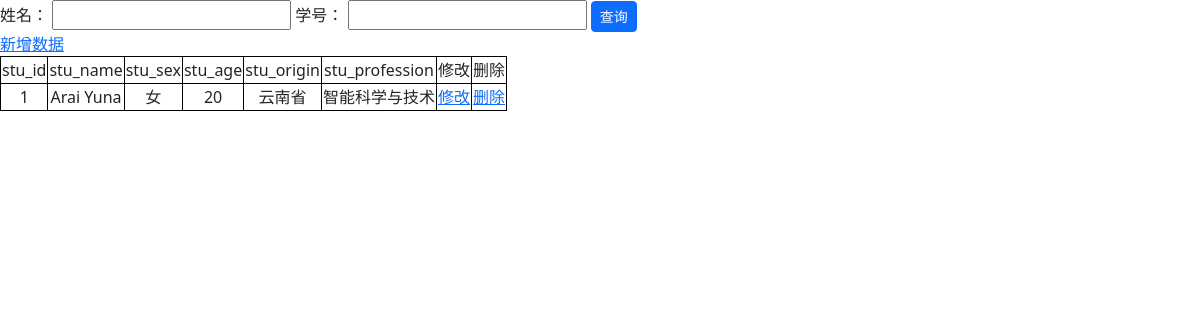
The app's page /?id=1 (signed in) with its own data.
### tables this page shows
CREATE TABLE student_info(
stu_id int primary key not null,
stu_name varchar(50) not null,
stu_sex char(2) not null,
stu_age int not null,
stu_origin varchar(50) not null,
stu_profession varchar(50) not null
);

### app.py (the view)
@app.route('/', methods=['GET'])
def index():
    if not checkLogin():
        return redirect(url_for('login'))
    ids = []
    values = []
    if "id" in request.args:
        ids.append('stu_id')
        stu_id = request.args.get("id", type=int)
        if stu_id != "":
            values.append(stu_id)
    if "name" in request.args:
        ids.append('stu_name')
        stu_name = request.args.get("name", type=str)
        if stu_name != "":
            values.append(stu_name)
    if len(ids) != 0:
        desp, results = db.Query2('student_info', ids, values)
    else:
        desp, results = db.selectAll('student_info')
    return render_template('show.html', results=results, desp=desp)

### app.py (called while the page is built)
def checkLogin():
    return True if 'username' in session else False

### db/sql_conn.py (called while the page is built)
def Close(conn):
    conn.close()

    def Open(self):
        conn = sqlite3.connect(self.database)
        return conn

    def Query2(self, table, id, value):
        conn = self.Open()
        cur = conn.cursor()
        values = []
        for i in range(len(id)):
            values.append("%s='%s'" % (id[i], value[i]))
        sql = "select * from %s where %s" % (table, ' and '.join(values))
        print(sql)
        cur.execute(sql)
        description = []
        for d in cur.description:
            description.append(d[0])
        result = cur.fetchall()
        cur.close()
        Close(conn)
        return description, result

### templates/show.html (shortened to what this page needs)
<!DOCTYPE html>
<html lang="en">
<head>
    <link href="/static/bootstrap/css/bootstrap.min.css" rel="stylesheet">
</head>
<body>
    <form>
        <label for="name">姓名：</label>
        <input type="text" name="name" id="name" />
        <label for="id">学号：</label>
        <input type="text" name="id" id="id" />
        <input type="submit" value="查询" class="btn btn-primary btn-sm" />
    </form>
    <a href="/add">新增数据</a>
    <br>
    <table>
        <tr>
            {% for d in desp %}
            <td>{{ d }}</td>
            {% endfor %}
            <td>修改</td>
            <td>删除</td>
        </tr>
        {% for item in results %}
        <tr>
            {% for v in item %}
            <td>{{ v }}</td>
            {% endfor %}
            <td><a href="/update?id={{ item[0] }}">修改</a></td>
            <td><a href="/delete/{{ item[0] }}">删除</a></td>
        </tr>
        {% endfor %}
    </table>
</body>
</html>

### templates/show.html (style rules this page uses)
table, tr, td { border: 1px solid black; text-align: center; }

### records on screen
student_info: item "1" "女" "20", stu_name "Arai Yuna", stu_origin "云南省", stu_profession "智能科学与技术"

### other values on screen
{{ d }} "stu_id" "stu_name" "stu_sex" "stu_age" "stu_origin" "stu_profession"
